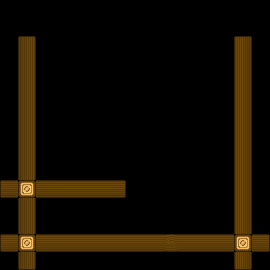

Rendered tile map (Tiled .tmx) drawn with the repository's tilesets; below, a short description and the map source with its tile grids summarised:
An orthogonal 15x15 tile map with 18x18 px tiles, 1 tile layer (Tile Layer 1) and 3 objects (Crate, Goal, Player).

<map version="1.0" orientation="orthogonal" renderorder="right-down" width="15" height="15" tilewidth="18" tileheight="18" nextobjectid="8">
 <tileset firstgid="1" name="tremor_sprite_sheet" tilewidth="18" tileheight="18">
  <image source="tremor_sprite_sheet.png" width="180" height="126" />
 </tileset>
 <layer name="Tile Layer 1" width="15" height="15">
  <data>[225 cells, 45 non-empty, 11 distinct tile ids]</data>
 </layer>
 <objectgroup name="Crate">
  <object id="1" name="Crate" type="Crate" gid="52" x="90" y="180" />
 </objectgroup>
 <objectgroup name="Goal">
  <object id="2" name="Goal" type="Goal" gid="30" x="54" y="162" />
 </objectgroup>
 <objectgroup name="Player">
  <object id="3" name="Player" type="Player" gid="29" x="180" y="234" />
 </objectgroup>
</map>